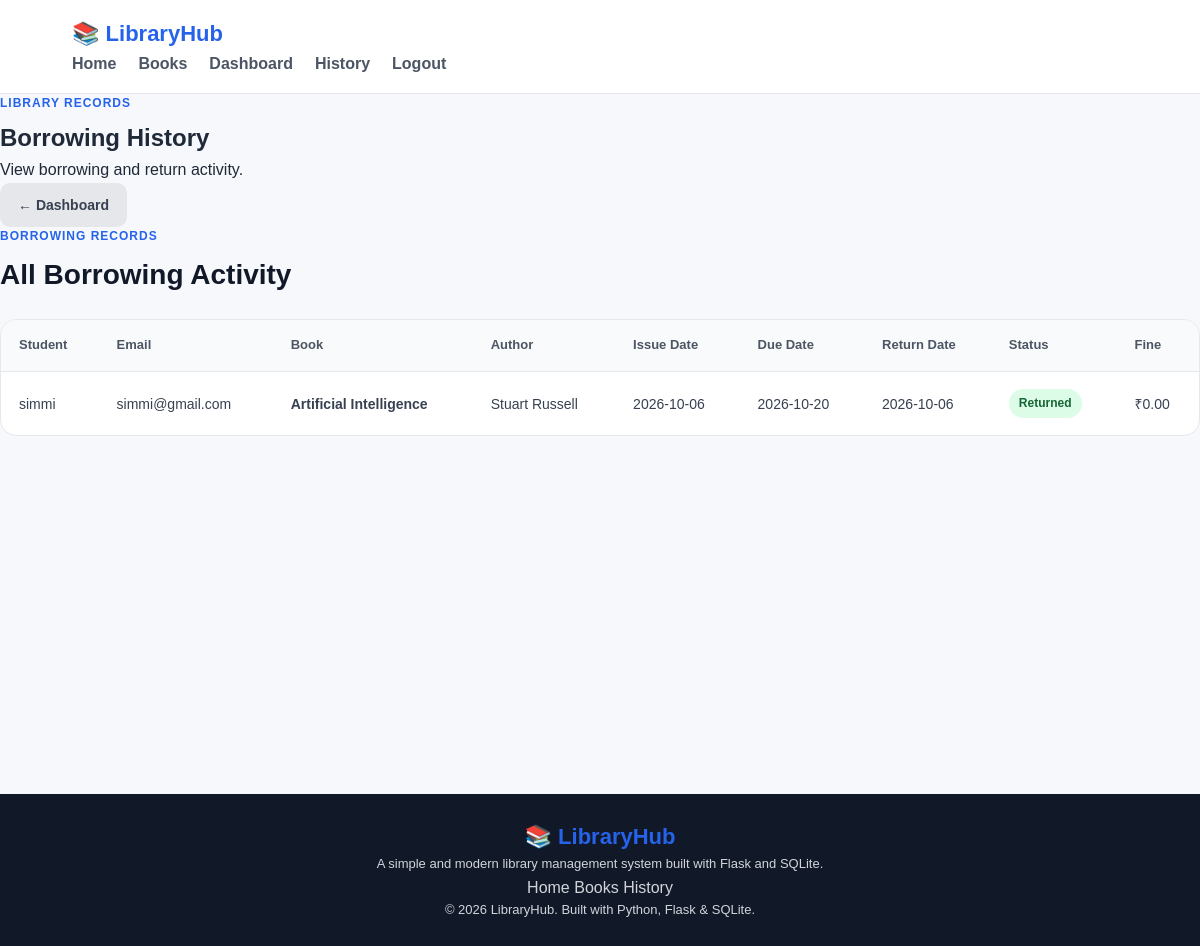
Screenshot of /history (signed in) with the database file from the repository.
### tables this page shows
CREATE TABLE borrowings (
            id INTEGER PRIMARY KEY AUTOINCREMENT,
            user_id INTEGER NOT NULL,
            book_id INTEGER NOT NULL,
            issue_date TEXT NOT NULL,
            due_date TEXT NOT NULL,
            return_date TEXT,
            fine REAL DEFAULT 0,
            status TEXT NOT NULL DEFAULT 'Issued',
            FOREIGN KEY (user_id) REFERENCES users(id) ON DELETE CASCADE,
            FOREIGN KEY (book_id) REFERENCES books(id) ON DELETE CASCADE
        );

CREATE TABLE users (
            id INTEGER PRIMARY KEY AUTOINCREMENT,
            name TEXT NOT NULL,
            email TEXT UNIQUE NOT NULL,
            password TEXT NOT NULL,
            role TEXT NOT NULL DEFAULT 'student'
        );

CREATE TABLE books (
            id INTEGER PRIMARY KEY AUTOINCREMENT,
            title TEXT NOT NULL,
            author TEXT NOT NULL,
            isbn TEXT UNIQUE NOT NULL,
            category TEXT NOT NULL,
            quantity INTEGER NOT NULL DEFAULT 1,
            available INTEGER NOT NULL DEFAULT 1
        );

### app.py (the view, shortened to what this page needs)
@app.route("/history")
@login_required
def history():
    conn = get_db()
    if session.get("role") == "admin":
        records = conn.execute("""
            SELECT
                borrowings.*,
                users.name AS user_name,
                users.email,
                books.title,
                books.author
            FROM borrowings
            JOIN users
                ON borrowings.user_id = users.id
            JOIN books
                ON borrowings.book_id = books.id
            ORDER BY borrowings.id DESC
        """).fetchall()
    conn.close()
    return render_template(
        "history.html",
        records=records
    )

### app.py (called while the page is built)
def get_db():
    conn = sqlite3.connect(DATABASE)
    conn.row_factory = sqlite3.Row
    conn.execute("PRAGMA foreign_keys = ON")
    return conn

def login_required(function):
    @wraps(function)
    def wrapper(*args, **kwargs):
        if "user_id" not in session:
            flash("Please login first.", "warning")
            return redirect(url_for("login"))
        return function(*args, **kwargs)
    return wrapper

### templates/history.html (shortened to what this page needs)
{% extends "base.html" %}
{% block content %}
<section class="page-header">
    <div>
        <span class="section-label">Library Records</span>
        <h1>Borrowing History</h1>
        <p>
            View borrowing and return activity.
        </p>
    </div>
    {% if session.get("role") == "admin" %}
        <a href="{{ url_for('admin_dashboard') }}" class="btn btn-secondary">
            ← Dashboard
        </a>
    {% else %}
        <a href="{{ url_for('my_books') }}" class="btn btn-secondary">
            ← My Books
        </a>
    {% endif %}
</section>
<section class="section">
    <div class="section-header">
        <div>
            <span class="section-label">
                Borrowing Records
            </span>
            <h2>
                {% if session.get("role") == "admin" %}
                    All Borrowing Activity
                {% else %}
                    My Borrowing Activity
                {% endif %}
            </h2>
        </div>
    </div>
    {% if records %}
        <div class="table-container">
            <table class="data-table">
                <thead>
                    <tr>
                        {% if session.get("role") == "admin" %}
                            <th>Student</th>
                            <th>Email</th>
                        {% endif %}
                        <th>Book</th>
                        <th>Author</th>
                        <th>Issue Date</th>
                        <th>Due Date</th>
                        <th>Return Date</th>
                        <th>Status</th>
                        <th>Fine</th>
                    </tr>
                </thead>
                <tbody>
                    {% for record in records %}
                        <tr>
                            {% if session.get("role") == "admin" %}
                                <td>
                                    {{ record["user_name"] }}
                                </td>
                                <td>
                                    {{ record["email"] }}
                                </td>
                            {% endif %}
                            <td>
                                <strong>
                                    {{ record["title"] }}
                                </strong>
                            </td>
                            <td>
                                {{ record["author"] }}
                            </td>
                            <td>
                                {{ record["issue_date"] }}
                            </td>
                            <td>
                                {{ record["due_date"] }}
                            </td>
                            <td>
                                {{ record["return_date"] or "—" }}
                            </td>
                            <td>
                                {% if record["status"] == "Issued" %}
                                    <span class="status-badge status-issued">
                                        Issued
                                    </span>
                                {% else %}
                                    <span class="status-badge status-returned">
                                        Returned
                                    </span>
                                {% endif %}
                            </td>
                            <td>
                                ₹{{ "%.2f"|format(record["fine"] or 0) }}
                            </td>
                        </tr>
                    {% endfor %}
                </tbody>
            </table>
        </div>
    {% endif %}
</section>
{% endblock %}

### static/css/style.css (style rules this page uses)
* { margin: 0; padding: 0; box-sizing: border-box; }
html { scroll-behavior: smooth; }
body { font-family: Arial, Helvetica, sans-serif; background: #f6f8fc; color: #1f2937; line-height: 1.6; }
a { text-decoration: none; color: inherit; }
.btn { display: inline-flex; align-items: center; justify-content: center; border: none; border-radius: 10px; padding: 11px 18px; font-size: 14px; font-weight: 700; cursor: pointer; transition: 0.2s ease; }
.btn-secondary { background: #e5e7eb; color: #374151; }
.section { margin-bottom: 45px; }
.section-header { display: flex; justify-content: space-between; align-items: flex-end; gap: 20px; margin-bottom: 22px; }
.section-header h2 { font-size: 28px; color: #111827; }
.section-label { display: block; color: #2563eb; font-size: 12px; font-weight: 800; letter-spacing: 1px; text-transform: uppercase; margin-bottom: 6px; }
.table-container { background: #ffffff; border: 1px solid #e5e7eb; border-radius: 16px; overflow-x: auto; }
.data-table { width: 100%; border-collapse: collapse; }
.data-table th { background: #f9fafb; color: #4b5563; font-size: 13px; font-weight: 800; text-align: left; padding: 15px 18px; border-bottom: 1px solid #e5e7eb; white-space: nowrap; }
.data-table td { padding: 17px 18px; border-bottom: 1px solid #f0f1f3; color: #374151; font-size: 14px; }
.data-table tr:last-child td { border-bottom: none; }
.status-badge { display: inline-flex; align-items: center; padding: 5px 10px; border-radius: 20px; font-size: 12px; font-weight: 700; }
.status-returned { background: #dcfce7; color: #166534; }

### rows the page displays
borrowings: user_name "simmi", email "simmi@gmail.com", title "Artificial Intelligence", author "Stuart Russell", issue_date "2026-10-06", due_date "2026-10-20", return_date "2026-10-06", status "Returned", fine "0.00"
